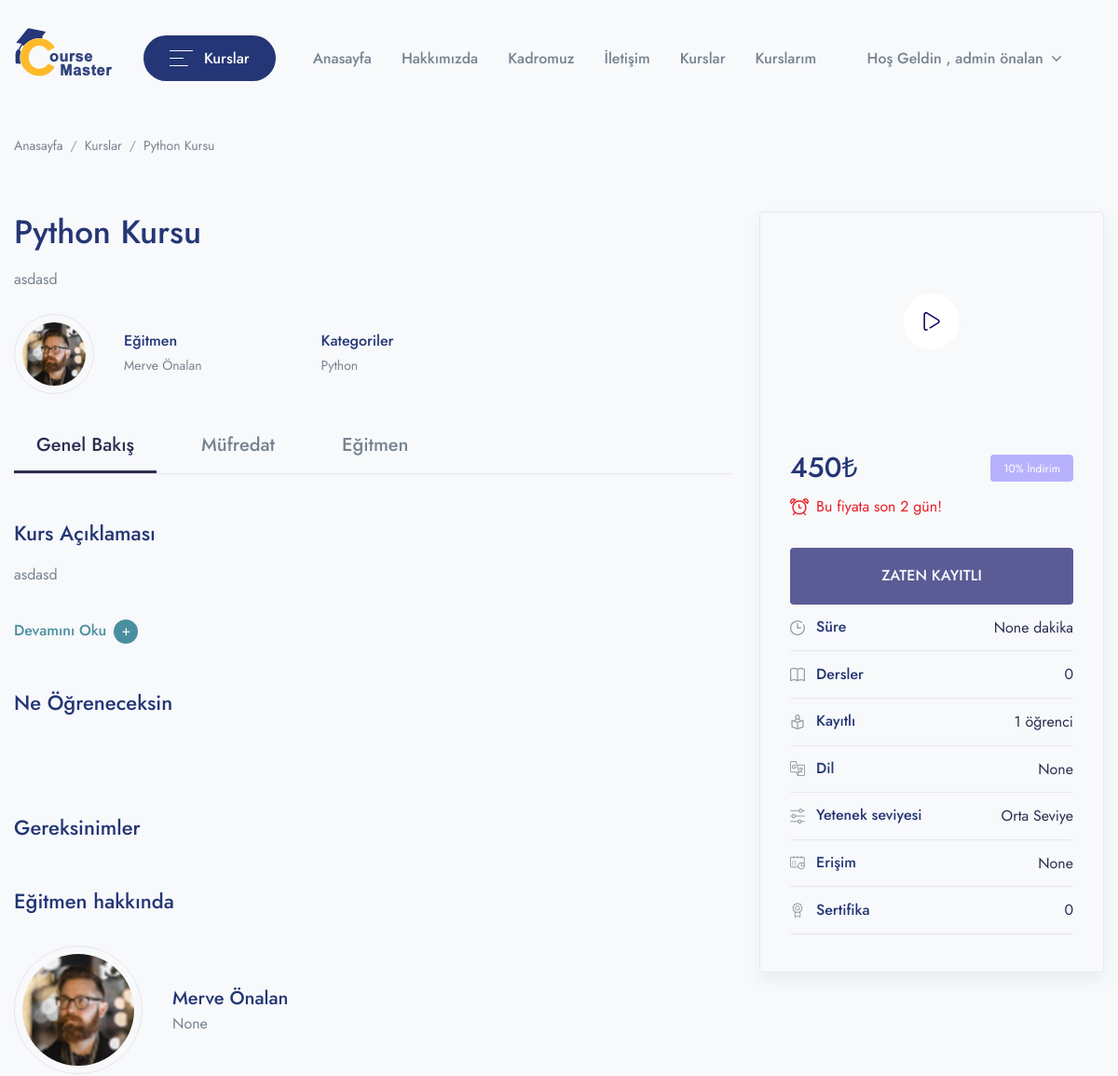
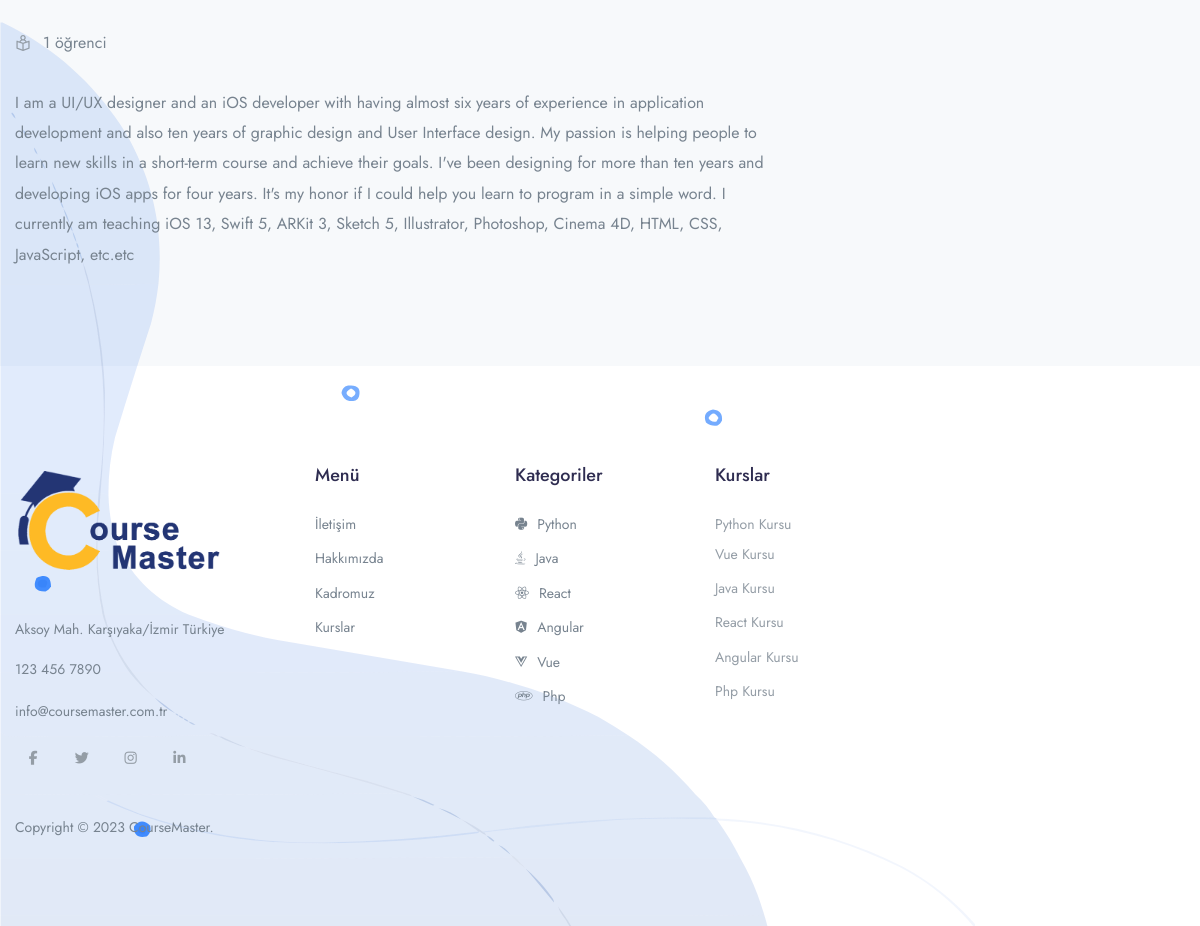
/course/python-kursu (signed in), run on an earlier commit of the app's database (2 pictures, top to bottom).
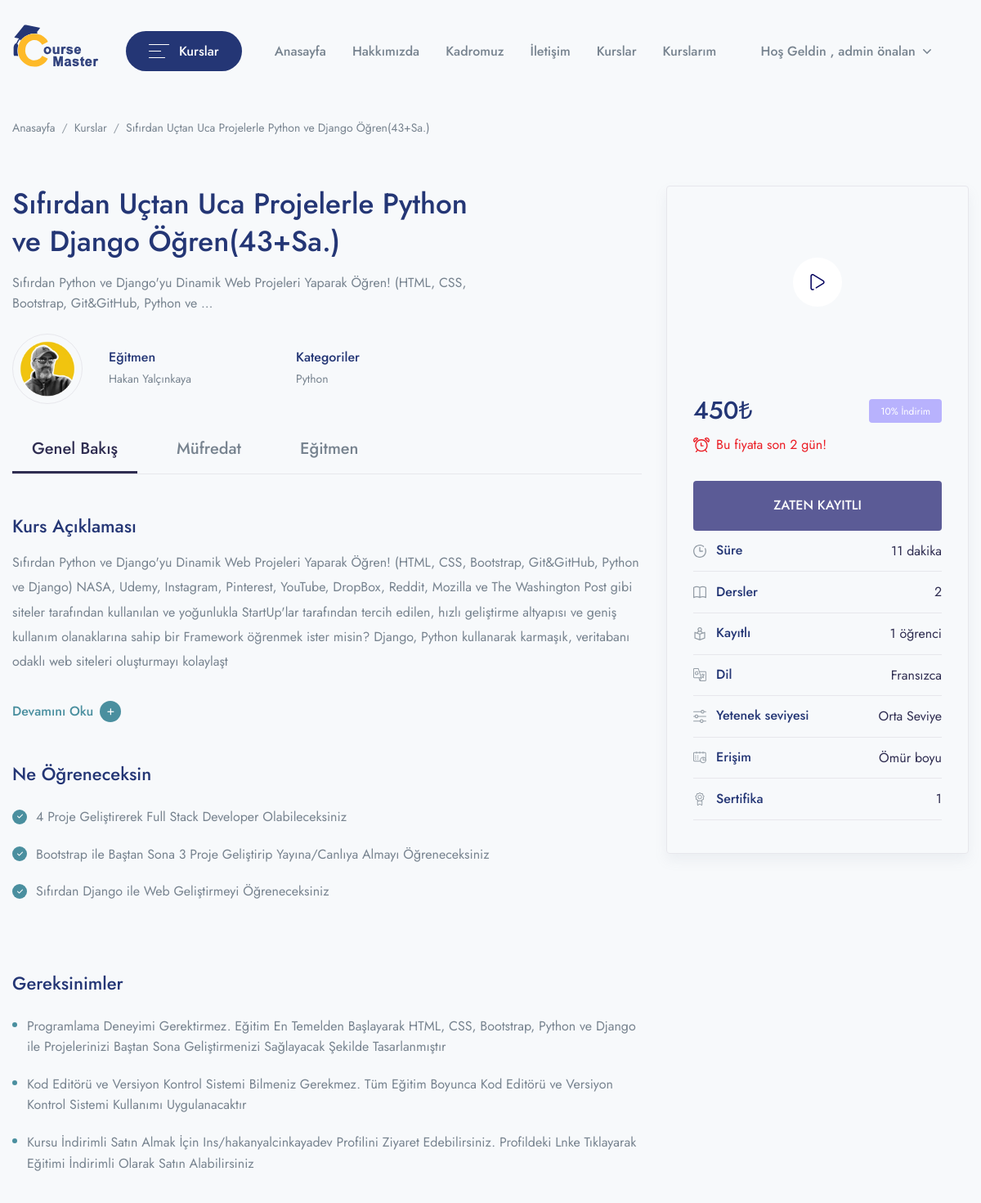
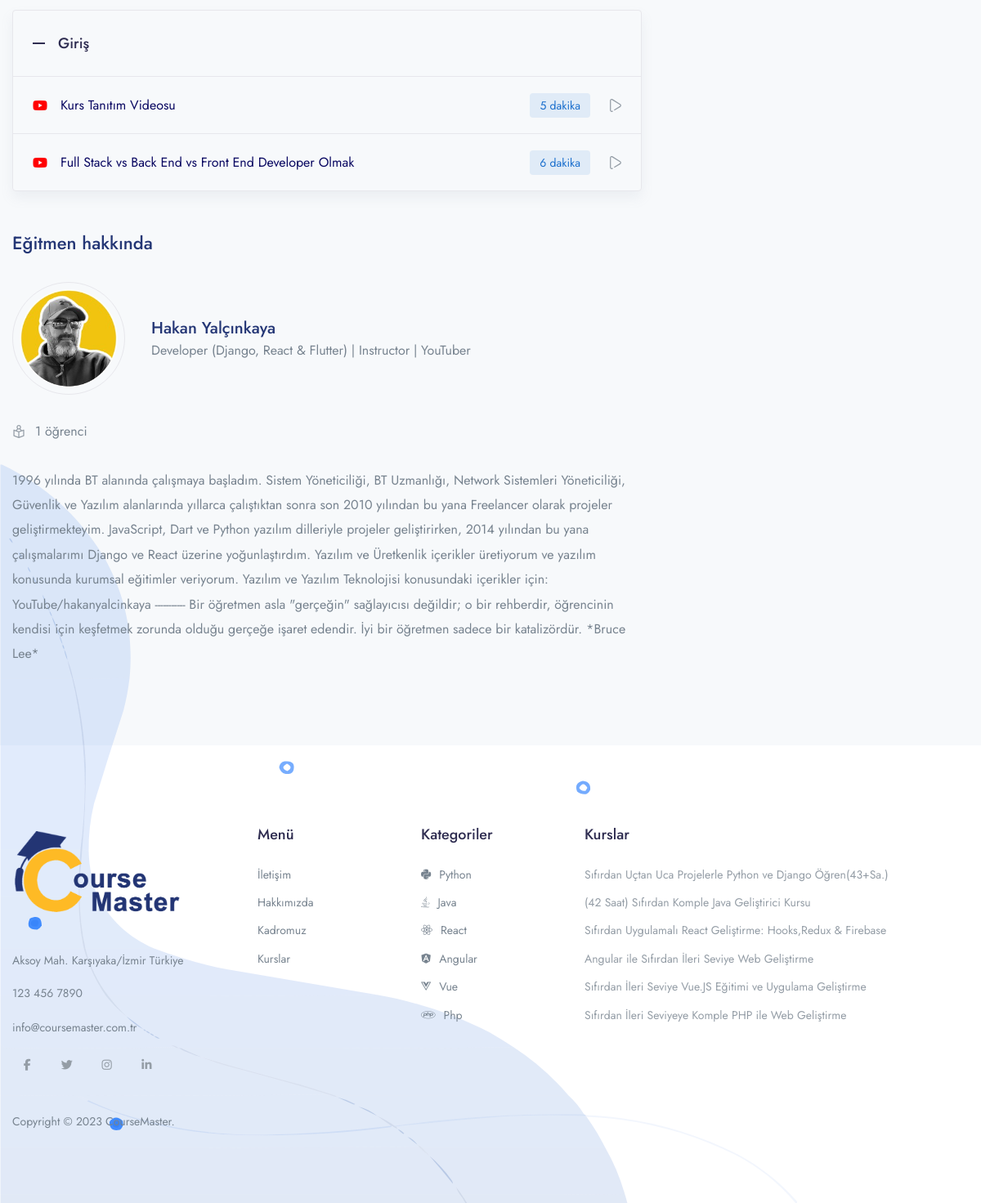
And on a later commit of the database (2 pictures, top to bottom).
### app/models.py (models this page shows, shortened)
class Course(models.Model):
    STATUS = (
        ('PUBLISH','PUBLISH'),
        ('DRAFT','DRAFT'),
    )
    featured_image = models.ImageField(upload_to="Media/featured_img",null=True)
    featured_video = models.CharField(max_length = 300, null=True)
    title = models.CharField(max_length=500)
    created_at = models.DateField(auto_now_add=True)
    author = models.ForeignKey(Author,on_delete=models.CASCADE,null=True)
    category =models.ForeignKey(Categories,on_delete=models.CASCADE)
    level=models.ForeignKey(Level,on_delete=models.CASCADE,null=True)
    description = models.TextField()
    price = models.IntegerField(null=True,default=0)
    discount = models.IntegerField(null=True)
    language=models.ForeignKey(Language,on_delete=models.CASCADE,null=True)
    Deadline=models.CharField(max_length=100,null=True)
    slug = models.SlugField(default='',max_length=500,null=True,blank=True)
    status=models.CharField(choices=STATUS,max_length=100,null=True)
    Certificate=models.CharField(null=True,max_length=100)
    def get_absolute_url(self):
        from django.urls import reverse
        return reverse("course_details",kwargs={'slug':self.slug})

class Author(models.Model):
    author_profile = models.ImageField(upload_to="Media/author")
    title=models.CharField(max_length=100, null=True)
    name = models.CharField(max_length=100, null=True)
    about_author = models.TextField()

class Categories(models.Model):
    icon = models.CharField(max_length=200,null=True)
    name = models.CharField(max_length=200)
    def __str__(self):
        return self.name
    def get_all_category(self):
        return Categories.objects.all().order_by("id")

class Level(models.Model):
    name=models.CharField(max_length=100)

class What_you_learn(models.Model):
    course = models.ForeignKey(Course,on_delete=models.CASCADE)
    points = models.CharField(max_length=500)

class Requirements(models.Model):
    course = models.ForeignKey(Course,on_delete=models.CASCADE)
    points = models.CharField(max_length=500)

class Lesson(models.Model):
    course = models.ForeignKey(Course, on_delete = models.CASCADE)
    name = models.CharField(max_length=200)

class Video(models.Model):
    serial_number = models.IntegerField(null=True)
    thumbnail = models.ImageField(upload_to="Media/Yt_Thumbnail", null=True)
    course = models.ForeignKey(Course,on_delete=models.CASCADE)
    lesson = models.ForeignKey(Lesson, on_delete=models.CASCADE)
    title = models.CharField(max_length=100)
    youtube_id = models.CharField(max_length=200)
    time_duration = models.IntegerField(null=True)
    preview = models.BooleanField(default=False)

class Language(models.Model):
    language=models.CharField(max_length=100)
    def __str__(self):
        return self.language

### CourseMasterApp/views.py (the view)
# urls.py: path('course/<slug:slug>',views.COURSE_DETAILS,name='course_details'),
def COURSE_DETAILS(request,slug):
    category = Categories.get_all_category(Categories)
    time_duration=Video.objects.filter(course__slug=slug).aggregate(sum=Sum('time_duration'))
    course_id=Course.objects.get(slug=slug)
    try:
        check_enroll=UserCource.objects.get(user=request.user,course=course_id)
    except UserCource.DoesNotExist:
        check_enroll=None
    course = Course.objects.filter(slug=slug)
    if course.exists():
        course = course.first()
    else:
        return redirect('404')
    context = {
        'course':course,
        'category':category,
        'time_duration':time_duration,
        'check_enroll':check_enroll
    }
    return render(request,"course/course_details.html",context)

### app/templatetags/course_tags.py (called while the page is built)
@register.simple_tag
def discount_calculation(price,discount):
    if discount is None or discount == 0:
        return price
    sellprice = price
    sellprice = price - (price * discount/100)
    return math.floor(sellprice)

### templates/course/course_details.html (shortened to what the changed rows need)
{% extends 'base.html' %}
{% load static %}
{% load course_tags %}
{% block content %}
<div class="container">
  <nav class="mb-5 mb-md-8 mt-2" aria-label="breadcrumb">
    <ol class="breadcrumb breadcrumb-scroll">
      <li class="breadcrumb-item">
        <a class="text-gray-800" href="/"> Anasayfa </a>
      </li>
      <li class="breadcrumb-item text-gray-800" aria-current="page">
        Kurslar
      </li>
      <li class="breadcrumb-item text-gray-800 active" aria-current="page">
        {{course.title}}
      </li>
    </ol>
  </nav>
</div>
<div class="container">
  <div class="row mb-8">
    <div class="col-lg-8 mb-6 mb-lg-0 position-relative">
      <h1 class="me-7 me-xl-14">{{course.title}}</h1>
      <p class="me-xl-13 mb-5">{{course.description|truncatewords:15}}</p>
      <div class="d-md-flex align-items-center mb-5">
        <div
          class="border rounded-circle d-inline-block mb-4 mb-md-0 me-md-6 me-lg-4 me-xl-6"
        >
          <div class="p-2">
            <img
              src="/{{course.author.author_profile}}"
              alt="..."
              class="rounded-circle"
              width="68"
              height="68"
            />
          </div>
        </div>
        <div class="mb-4 mb-md-0 me-md-8 me-lg-12 me-xl-12">
          <h6 class="mb-0">Eğitmen</h6>
          <a href="#" class="font-size-sm text-gray-800"
            >{{course.author.name}}</a
          >
        </div>
        <div class="mb-4 mb-md-0 me-md-8 me-lg-12 me-xl-12">
          <h6 class="mb-0">Kategoriler</h6>
          <a href="#" class="font-size-sm text-gray-800">{{course.category}}</a>
        </div>
      </div>
      <div id="Overview" class="mb-8">
        <ul class="nav course-tab-v1 border-bottom h4 mb-8">
          <li class="nav-item">
          </li>
          <li class="nav-item">
          </li>
          <li class="nav-item">
          </li>
        </ul>
        <h3 class="">Kurs Açıklaması</h3>
        <p class="mb-6 line-height-md">{{course.description|slice:"0:494"}}</p>
        <a
          class="text-teal read-more h6 d-inline-block mb-8"
          data-bs-toggle="collapse"
          href="#readcollapseExample"
          role="button"
          aria-expanded="false"
          aria-controls="readcollapseExample"
        >
          <span class="d-inline-flex align-items-center more">
          </span>
        </a>
        <h3 class="mb-5">Ne Öğreneceksin</h3>
        <div class="row row-cols-lg-1 mb-8">
          <div class="col-md">
            <ul class="list-style-v1 list-unstyled">
              {% for learn in course.what_you_learn_set.all|slice:"0:5" %}
              <li>{{learn.points}}</li>
              {% endfor %}
            </ul>
          </div>
          <div class="col-md">
          </div>
        </div>
        <h3 class="mb-5">Gereksinimler</h3>
        <ul class="list-style-v2 list-unstyled">
          {% for requirement in course.requirements_set.all %}
          <li>{{requirement.points}}</li>
          {% endfor %}
        </ul>
      </div>
      <div id="Curriculum" class="mb-8">
        <div id="accordionCurriculum">
          {% for lesson in course.lesson_set.all %}
          <div class="border rounded shadow mb-6 overflow-hidden">
            <div class="d-flex align-items-center" id="curriculumheadingOne">
              <h5 class="mb-0 w-100">
                <button
                  class="d-flex align-items-center p-5 min-height-80 text-dark fw-medium collapse-accordion-toggle line-height-one"
                  type="button"
                  data-bs-toggle="collapse"
                  data-bs-target="#id{{lesson.id}}"
                  aria-expanded="true"
                  aria-controls="CurriculumcollapseOne"
                >
                  <span class="me-4 text-dark d-flex">
                    <svg
                      width="15"
                      height="2"
                      viewBox="0 0 15 2"
                      fill="none"
                      xmlns="http://www.w3.org/2000/svg"
                    >
                      <rect width="15" height="2" fill="currentColor" />
                    </svg>
                  </span>
                  {{lesson.name}}
                </button>
              </h5>
            </div>
            {% for video in lesson.video_set.all %}
            <div
              id="id{{video.lesson.id}}"
              class="collapse show"
              aria-labelledby="curriculumheadingOne"
              data-parent="#accordionCurriculum"
            >
              <div
                class="border-top px-5 py-4 min-height-70 d-md-flex align-items-center"
              >
                <div class="d-flex align-items-center me-auto mb-4 mb-md-0">
                  <div class="text-secondary d-flex">
                    <i
                      class="fa fa-youtube-play"
                      aria-hidden="true"
                      style="color: red"
                    ></i>
                  </div>
                  {% if check_enroll is not None %}
                    <a href="/course/watch-course/{{ course.slug }}">
                      <div class="ms-4">
                        {{ video.title }}
                      </div>
                    </a>
                  {% endif %}
                </div>
                <div
                  class="d-flex align-items-center overflow-auto overflow-md-visible flex-shrink-all"
                >
                  <div
                    class="badge btn-blue-soft me-5 font-size-sm fw-normal py-2"
                  >
                    {{video.time_duration}} dakika
                  </div>
                  <a href="#" class="text-secondary d-flex">
                  </a>
                </div>
              </div>
            </div>
            {% endfor %}
          </div>
          {% endfor %}
        </div>
      </div>
      <div id="Instructor" class="mb-8">
        <h3 class="mb-6">Eğitmen hakkında</h3>
        <div class="d-flex align-items-center mb-6">
          <div class="d-inline-block rounded-circle border me-6 p-2">
            <div class="avatar avatar-size-120">
              <img
                src="/{{course.author.author_profile}}"
                alt="{{course.author.author_profile}} Profile"
                class="avatar-img rounded-circle"
              />
            </div>
          </div>
          <div class="media-body">
            <h4 class="mb-0">{{course.author.name}}</h4>
            <span>{{course.author.title}}</span>
          </div>
        </div>
        <div class="row mx-xl-n5 mb-6">
          <div class="col-12 col-md-auto mb-3 mb-md-0 px-xl-5">
            <div class="d-flex align-items-center">
              <div class="me-3 d-flex text-secondary icon-uxs">
              </div>
              {{course.usercource_set.all.count}} öğrenci
            </div>
          </div>
        </div>
        <p class="mb-6 line-height-md">{{course.author.about_author}}</p>
      </div>
    </div>
    <div class="col-lg-4">
      <div class="d-block rounded border p-2 shadow mb-6">
        <div class="pt-5 pb-4 px-5 px-lg-3 px-xl-5">
          {% if course.price == 0 %}
          <div class="d-flex align-items-center mb-2">
            <ins class="h2 mb-0 text-primary">Ücretsiz</ins>
            <div
              class="badge badge-lg badge-purple text-white ms-auto fw-normal"
            >
              {{course.discount}}% Off
            </div>
          </div>
          {% else %}
          <div class="d-flex align-items-center mb-2">
            <ins class="h2 mb-0"
              >{% discount_calculation course.price course.discount %}₺</ins
            >
            <div
              class="badge badge-lg badge-purple text-white ms-auto fw-normal"
            >
            {{course.discount}}% İndirim
            </div>
          </div>
          {% endif %}
          <ul class="list-group list-group-flush">
            <li
              class="list-group-item d-flex align-items-center py-3"
              style="background-color: #f7f9fb"
            >
              <div class="text-secondary d-flex icon-uxs">
              </div>
              <h6 class="mb-0 ms-3 me-auto">Süre</h6>
              <span>{{time_duration.sum}} dakika</span>
            </li>
            <li
              class="list-group-item d-flex align-items-center py-3"
              style="background-color: #f7f9fb"
            >
              <div class="text-secondary d-flex icon-uxs">
              </div>
              <h6 class="mb-0 ms-3 me-auto">Dersler</h6>
              <span>{{course.video_set.all.count}}</span>
            </li>
            <li
              class="list-group-item d-flex align-items-center py-3"
              style="background-color: #f7f9fb"
            >
              <div class="text-secondary d-flex icon-uxs">
              </div>
              <h6 class="mb-0 ms-3 me-auto">Kayıtlı</h6>
              <span>{{course.usercource_set.all.count}} öğrenci</span>
            </li>
            <li
              class="list-group-item d-flex align-items-center py-3"
              style="background-color: #f7f9fb"
            >
              <div class="text-secondary d-flex icon-uxs">
              </div>
              <h6 class="mb-0 ms-3 me-auto">Dil</h6>
              <span>{{course.language}}</span>
            </li>
            <li
              class="list-group-item d-flex align-items-center py-3"
              style="background-color: #f7f9fb"
            >
              <div class="text-secondary d-flex icon-uxs">
              </div>
              <h6 class="mb-0 ms-3 me-auto">Yetenek seviyesi</h6>
              <span>{{course.level.name}}</span>
            </li>
            <li
              class="list-group-item d-flex align-items-center py-3"
              style="background-color: #f7f9fb"
            >
              <div class="text-secondary d-flex icon-uxs">
              </div>
              <h6 class="mb-0 ms-3 me-auto">Erişim</h6>
              <span>{{course.Deadline}}</span>
            </li>
            <li
              class="list-group-item d-flex align-items-center py-3"
              style="background-color: #f7f9fb"
            >
              <div class="text-secondary d-flex icon-uxs">
              </div>
              <h6 class="mb-0 ms-3 me-auto">Sertifika</h6>
              <span>{{course.Certificate}}</span>
            </li>
          </ul>
        </div>
      </div>
    </div>
  </div>
</div>
{% endblock %}

### templates/components/footer.html (shortened to what the changed rows need)
{% load static %}
<footer class="py-8 pt-md-11 position-relative bg-white">
  <div class="container container-wd">
    <div class="row" id="accordionFooter">
      <div class="col-12 col-md-4 col-lg-2">
        <div class="mb-5 mb-xl-0 footer-accordion">
          <div
            id="widgetcollapseTwo"
            class="collapse"
            aria-labelledby="widgetTwo"
            data-parent="#accordionFooter"
          >
            <ul
              class="list-unstyled text-gray-800 font-size-sm-alone mb-6 mb-md-8 mb-lg-0 text-center"
            >
              {% for cat in category %}
              <li class="mb-3">
                <div class="d-flex align-items-center">
                  <div style="margin-right: 10px">
                    <i class="{{cat.icon}}"></i>
                  </div>
                  <div>{{cat.name}}</div>
                </div>
              </li>
               {% endfor %}
            </ul>
          </div>
        </div>
      </div>
      <div class="col-12 col-md-4 offset-md-4 col-lg-2 offset-lg-0">
        <div class="mb-5 mb-xl-0 footer-accordion">
          <div
            id="widgetcollapseThree"
            class="collapse"
            aria-labelledby="widgetThree"
            data-parent="#accordionFooter"
          >
            {% for cat in category %}
            <ul class="list-unstyled text-gray-800 font-size-sm-alone mb-0">
              <li class="mb-3">
                {% for i in cat.course_set.all %}
                <a class="dropdown-item" href="{{i.get_absolute_url}}">
                  {{i.title}}
                </a>
                {% endfor %}
              </li>
            </ul>
            {% endfor %}
          </div>
        </div>
      </div>
    </div>
  </div>
</footer>

What changed in the data, as far as the page shows it:
changed Course "Orta Seviye": title "Python Kursu" → "Sıfırdan Uçtan Uca Projelerle Python ve Django Öğren(43+Sa.)"; description "asdasd" → "Sıfırdan Python ve Django'yu Dinamik Web Projeleri Yaparak Öğren! (HTML, CSS, Bootstrap, Git&GitHub, Python ve …"; author.author_profile: a different picture; author.name "Merve Önalan" → "Hakan Yalçınkaya"; description "asdasd" → "Sıfırdan Python ve Django'yu Dinamik Web Projeleri Yaparak Öğren! (HTML, CSS, Bootstrap, Git&GitHub, Python ve Django) NASA, Udemy, Instagram, Pinterest, YouTube, DropBox, Reddit, Mozilla ve The Washington Post gibi siteler tarafından kullanılan ve yoğunlukla StartUp'lar tarafından tercih edilen, hızlı geliştirme altyapısı ve geniş kullanım olanaklarına sahip bir Framework öğrenmek ister misin? Django, Python kullanarak karmaşık, veritabanı odaklı web siteleri oluşturmayı kolaylaşt"; author "None" → "Developer (Django, React & Flutter) | Instructor | YouTuber"; author.about_author "I am a UI/UX designer and an iOS developer with having almost six years of experience in application development and also ten years of graphic design and User Interface design. My passion is helping people to learn new skills in a short-term course and achieve their goals. I've been designing for more than ten years and developing iOS apps for four years. It's my honor if I could help you learn to program in a simple word. I currently am teaching iOS 13, Swift 5, ARKit 3, Sketch 5, Illustrator, Photoshop, Cinema 4D, HTML, CSS, JavaScript, etc.etc" → "1996 yılında BT alanında çalışmaya başladım. Sistem Yöneticiliği, BT Uzmanlığı, Network Sistemleri Yöneticiliği, Güvenlik ve Yazılım alanlarında yıllarca çalıştıktan sonra son 2010 yılından bu yana Freelancer olarak projeler geliştirmekteyim. JavaScript, Dart ve Python yazılım dilleriyle projeler geliştirirken, 2014 yılından bu yana çalışmalarımı Django ve React üzerine yoğunlaştırdım. Yazılım ve Üretkenlik içerikler üretiyorum ve yazılım konusunda kurumsal eğitimler veriyorum. Yazılım ve Yazılım Teknolojisi konusundaki içerikler için: YouTube/hakanyalcinkaya ----------- Bir öğretmen asla \"gerçeğin\" sağlayıcısı değildir; o bir rehberdir, öğrencinin kendisi için keşfetmek zorunda olduğu…"; video_set.all.count "0" → "2"; language "None" → "Fransızca"; Deadline "None" → "Ömür boyu"; Certificate "0" → "1"
added What_you_learn: points "4 Proje Geliştirerek Full Stack Developer Olabileceksiniz"
added What_you_learn: points "Bootstrap ile Baştan Sona 3 Proje Geliştirip Yayına/Canlıya Almayı Öğreneceksiniz"
added What_you_learn: points "Sıfırdan Django ile Web Geliştirmeyi Öğreneceksiniz"
added Requirements: points "Programlama Deneyimi Gerektirmez. Eğitim En Temelden Başlayarak HTML, CSS, Bootstrap, Python ve Django ile Projelerinizi Baştan Sona Geliştirmenizi Sağlayacak Şekilde Tasarlanmıştır"
added Requirements: points "Kod Editörü ve Versiyon Kontrol Sistemi Bilmeniz Gerekmez. Tüm Eğitim Boyunca Kod Editörü ve Versiyon Kontrol Sistemi Kullanımı Uygulanacaktır"
added Requirements: points "Kursu İndirimli Satın Almak İçin Ins/hakanyalcinkayadev Profilini Ziyaret Edebilirsiniz. Profildeki Lnke Tıklayarak Eğitimi İndirimli Olarak Satın Alabilirsiniz"
added Lesson: name "Giriş"
added Video: title "Kurs Tanıtım Videosu", time_duration "5"
added Video: title "Full Stack vs Back End vs Front End Developer Olmak", time_duration "6"
changed Categories "Python": loses Course (title "Vue Kursu")
changed Categories "Vue": gains Course (title "Sıfırdan İleri Seviye Vue.JS Eğitimi ve Uygulama Geliştirme")
changed Course: title "Java Kursu" → "(42 Saat) Sıfırdan Komple Java Geliştirici Kursu"
changed Course: title "React Kursu" → "Sıfırdan Uygulamalı React Geliştirme: Hooks,Redux & Firebase"
changed Course: title "Angular Kursu" → "Angular ile Sıfırdan İleri Seviye Web Geliştirme"
changed Course: title "Php Kursu" → "Sıfırdan İleri Seviyeye Komple PHP ile Web Geliştirme"
Also different on the page:
{{ time_duration.sum }}: "None" → "11"
